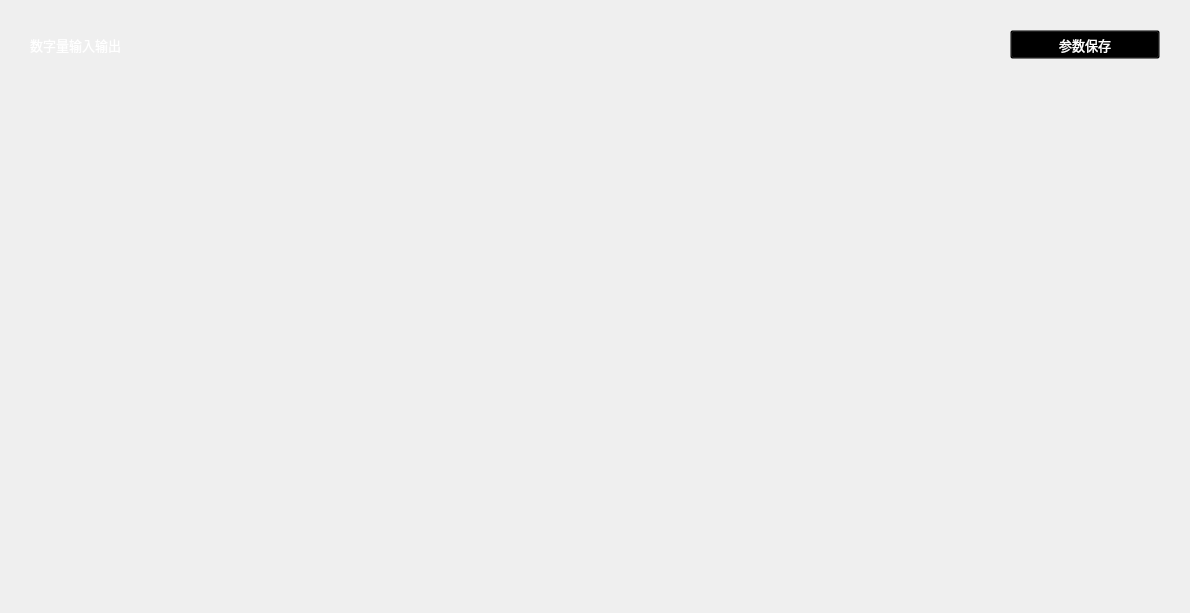
<?xml version="1.0" encoding="UTF-8"?>
<ui version="4.0">
 <class>DioForm</class>
 <widget class="QWidget" name="DioForm">
  <property name="geometry">
   <rect>
    <x>0</x>
    <y>0</y>
    <width>1190</width>
    <height>613</height>
   </rect>
  </property>
  <property name="windowTitle">
   <string>Form</string>
  </property>
  <layout class="QGridLayout" name="gridLayout">
   <item row="0" column="0">
    <widget class="QFrame" name="verticalFrame">
     <property name="sizePolicy">
      <sizepolicy hsizetype="Ignored" vsizetype="Ignored">
       <horstretch>0</horstretch>
       <verstretch>0</verstretch>
      </sizepolicy>
     </property>
     <property name="styleSheet">
      <string notr="true">background-color: rgba(0, 0, 0, 0);</string>
     </property>
     <layout class="QVBoxLayout" name="verticalLayout_7" stretch="1,11">
      <property name="leftMargin">
       <number>10</number>
      </property>
      <property name="topMargin">
       <number>10</number>
      </property>
      <property name="rightMargin">
       <number>10</number>
      </property>
      <property name="bottomMargin">
       <number>10</number>
      </property>
      <item>
       <widget class="QFrame" name="frame">
        <property name="sizePolicy">
         <sizepolicy hsizetype="Ignored" vsizetype="Ignored">
          <horstretch>0</horstretch>
          <verstretch>0</verstretch>
         </sizepolicy>
        </property>
        <layout class="QHBoxLayout" name="horizontalLayout_6" stretch="0,0">
         <property name="spacing">
          <number>20</number>
         </property>
         <property name="rightMargin">
          <number>9</number>
         </property>
         <property name="bottomMargin">
          <number>9</number>
         </property>
         <item alignment="Qt::AlignLeft">
          <widget class="QLabel" name="label">
           <property name="sizePolicy">
            <sizepolicy hsizetype="Ignored" vsizetype="Ignored">
             <horstretch>0</horstretch>
             <verstretch>0</verstretch>
            </sizepolicy>
           </property>
           <property name="font">
            <font>
             <family>Adobe 黑体 Std R</family>
             <pointsize>10</pointsize>
            </font>
           </property>
           <property name="styleSheet">
            <string notr="true">color: rgb(255, 255, 255);</string>
           </property>
           <property name="text">
            <string>数字量输入输出</string>
           </property>
          </widget>
         </item>
         <item alignment="Qt::AlignRight">
          <widget class="QPushButton" name="pushButton">
           <property name="sizePolicy">
            <sizepolicy hsizetype="Ignored" vsizetype="Ignored">
             <horstretch>0</horstretch>
             <verstretch>0</verstretch>
            </sizepolicy>
           </property>
           <property name="minimumSize">
            <size>
             <width>150</width>
             <height>0</height>
            </size>
           </property>
           <property name="font">
            <font>
             <family>Adobe 黑体 Std R</family>
             <pointsize>10</pointsize>
            </font>
           </property>
           <property name="styleSheet">
            <string notr="true">color: rgb(255, 255, 255);</string>
           </property>
           <property name="text">
            <string>参数保存</string>
           </property>
          </widget>
         </item>
        </layout>
       </widget>
      </item>
      <item>
       <widget class="QTableView" name="tableView"/>
      </item>
     </layout>
    </widget>
   </item>
  </layout>
 </widget>
 <resources/>
 <connections/>
</ui>
